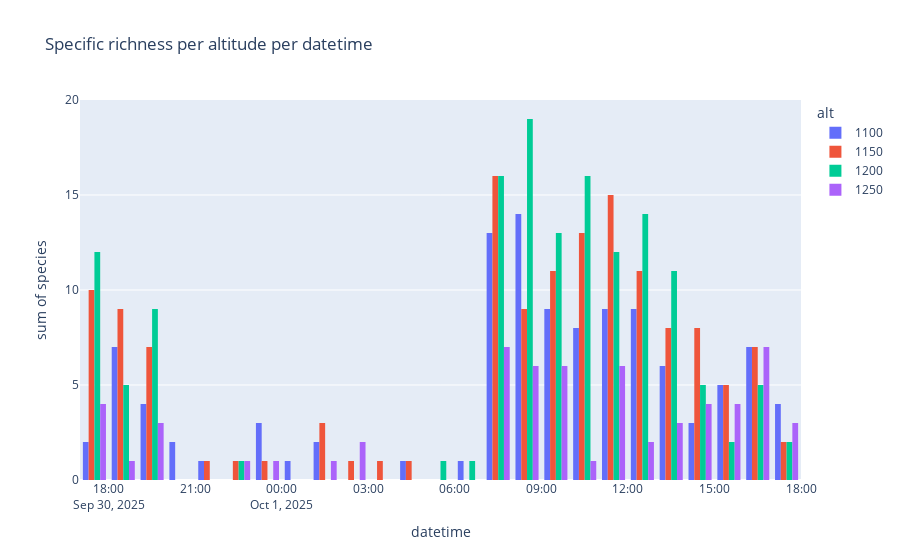

Here is the notebook cell this chart was saved with:
### Code cell
fig = px.histogram(
    specific_richness_df,
    x="datetime",
    y="species",
    color="alt",
    title="Specific richness per altitude per datetime",
    # labels={"norm_counts": "Détections / micro"},
    nbins=25,
    barmode='group',
)
fig.show()
